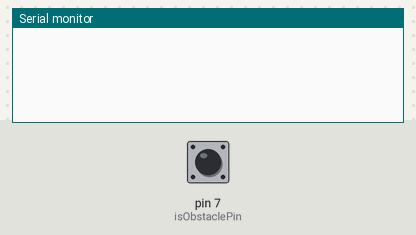
A sketch run on a simulated Arduino Uno, built with avr-gcc and run on an emulated ATmega328P. On the bench: the last lines printed to the serial monitor. The inputs (shaded band) are chosen by the test bench; at power-on: pin 7 (isObstaclePin) LOW.

Above: at 1.2 s.
1.3 s: pin 7 (isObstaclePin) driven HIGH
At 2.4 s:
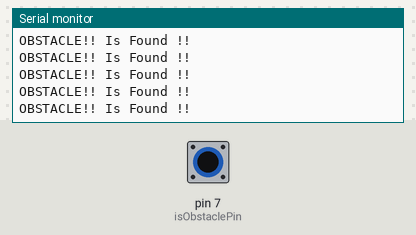
3.2 s: pin 7 (isObstaclePin) pulsed LOW 2 times (0.12 s each, 0.3 s apart)
6.8 s: pin 7 (isObstaclePin) pulsed LOW 5 times (0.12 s each, 0.3 s apart)
At 7.8 s:
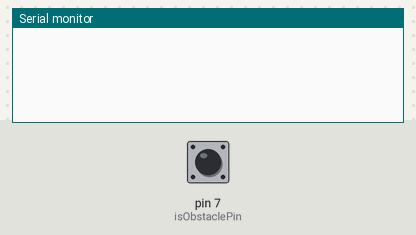

The sketch:

IR_Sensor.ino
```cpp
int isObstaclePin = 7;
int isObstacle = LOW;
void setup() {
  pinMode(isObstaclePin, INPUT);
  Serial.begin(9600);

}

void loop() {
  isObstacle = digitalRead(isObstaclePin);
  if (isObstacle == HIGH)
  {
    Serial.println("OBSTACLE!! Is Found !!");
  }
  else
  {
    Serial.println("     ");
  }
}
```

Measured:
- after the input at 1.3 s, the serial monitor: prints a new line after 0.07 s (image 1)
- after the input at 6.8 s, the serial monitor: prints a new line after 0.09 s (image 2)
